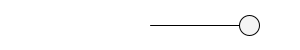
Frame 1 (no input)
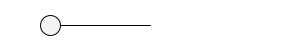
Frame 60 (the mouse pressed at the canvas centre just before this capture)
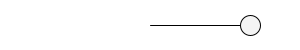
Frame 120 (the mouse held since frame 60 and released just before this capture)

The Processing sketch that drew these frames (run headless with seeded random() and noise(); from frame 60 on, the mouse is pressed at the canvas centre):

// Processing sketch: Oscillation102
// ── Oscillation102.pde
float amplitude = 100;
float period = 120;

void setup() {
    size(300, 50);
}

void draw() {
    background(255);
    float x = amplitude * cos(TWO_PI * frameCount / period);
    stroke(0);
    fill(244);
    translate(width / 2, height / 2);
    line(0, 0, x, 0);
    ellipse(x, 0, 20, 20);
}
